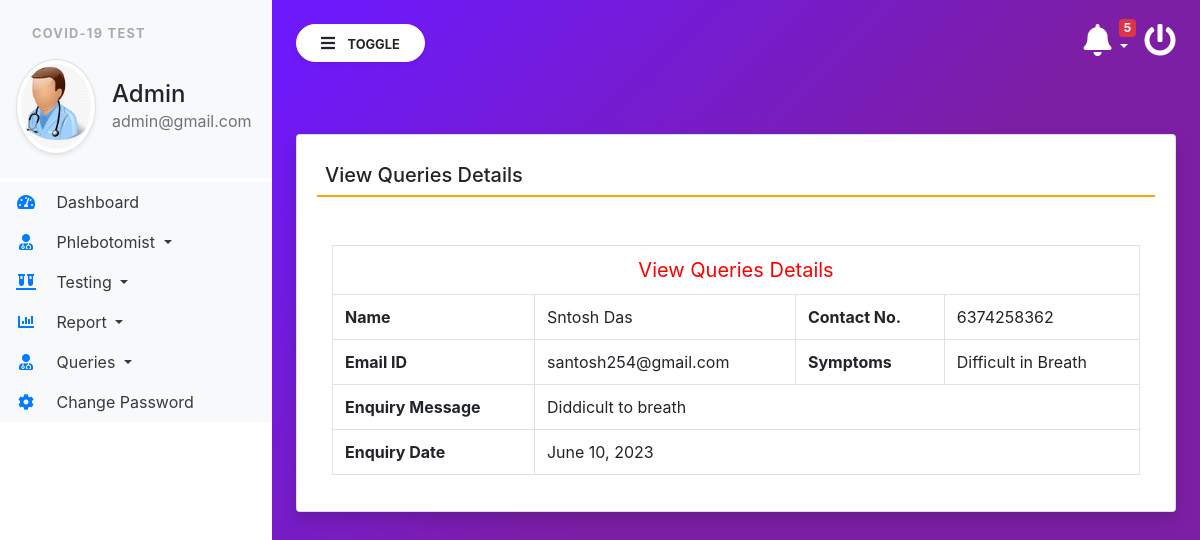
Page /view_queries/8 (signed in) on the committed database.
### covid/models.py (models this page shows, shortened)
class Contact(models.Model):
    name = models.CharField(max_length=100, null=True)
    emailid = models.CharField(max_length=50, null=True)
    contact = models.CharField(max_length=15, null=True)
    symptoms = models.CharField(max_length=150, null=True)
    message = models.CharField(max_length=300, null=True)
    msgdate = models.DateField(null=True)
    isread = models.CharField(max_length=10, null=True)

### covid/views.py (the view)
# urls.py: path('view_queries/<int:pid>', view_queries, name='view_queries'),
def view_queries(request,pid):
    if not request.user.is_authenticated:
        return redirect('login')
    contact = Contact.objects.get(id=pid)
    contact.isread = "yes"
    contact.save()
    return render(request,'view_queries.html', locals())

### covid/templatetags/custom_tag.py (called while the page is built)
@register.filter(name = 'notification')
def notification(obj):
    test  = Testrecord.objects.filter(ReportStatus="Not Processed yet")
    return test

@register.simple_tag()
def notificationcount(*args, **kwargs):
    testcount  = Testrecord.objects.filter(ReportStatus="Not Processed yet").count()
    return testcount

### covid/templates/view_queries.html
{% extends 'admin_base.html' %}
{% block main  %}
<div class="card shadow mt-5">
    <div class="card-body">
        <h5 class="p-2" style="border-bottom: 2px solid orange;">View Queries Details</h5>
        <div class="container-fluid mt-5">
            <table class="table table-bordered">
                <tr align="center">
                    <td colspan="4" style="font-size : 20px; color : red"> View Queries Details</td>
                </tr>
                <tr>
                    <th>Name</th>
                    <td>{{contact.name}}</td>
                    <th>Contact No.</th>
                    <td>{{contact.contact}}</td>
                </tr>
                <tr>
                    <th>Email ID</th>
                    <td>{{contact.emailid}}</td>
                    <th>Symptoms</th>
                    <td>{{contact.symptoms}}</td>
                </tr>
                <tr>
                    <th>Enquiry Message</th>
                    <td colspan="3">{{contact.message}}</td>
                </tr>
                <tr>
                    <th>Enquiry Date</th>
                    <td colspan="3">{{contact.msgdate}}</td>
                </tr>
            </table>
        </div>
    </div>
</div>
{% endblock %}

### covid/templates/admin_base.html (shortened to what this page needs)
{% load static %}
{% load custom_tag %}
<html lang="en">
<head>
    <link rel="stylesheet" href="https://maxcdn.bootstrapcdn.com/bootstrap/4.3.1/css/bootstrap.min.css">
    <link rel="stylesheet" href="https://use.fontawesome.com/releases/v5.6.3/css/all.css"
>
    <link rel="stylesheet" type="text/css" href="{% static 'css/sidebar.css' %}">
</head>
<body>
<div class="vertical-nav bg-white" id="sidebar">
    <div class="py-4 px-3 mb-1 bg-light">
        <p class="font-weight-bold text-uppercase px-3 small dashboard-text">Covid-19 Test</p>
        <div class="media d-flex align-items-center">
            <img src="{% static 'images/admin.jpg' %}" width="80" height="80"
                 class="mr-3 rounded-circle img-thumbnail shadow-sm">
            <div class="media-body">
                <h4 class="mb-0">Admin</h4>
                <p class="text-muted mb-0">{{request.user.email}}</p>
            </div>
        </div>
    </div>
    <ul class="nav flex-column bg-white">
        <li class="nav-item">
            <a href="{% url 'admin_home' %}" class="nav-link text-dark bg-light">
                <i class="fas fa-tachometer-alt fa-fw mr-3 text-primary"></i>
                Dashboard
            </a>
        </li>
        <li class="nav-item dropdown">
            <a class="nav-link dropdown-toggle text-dark bg-light" href="#" id="navbardrop" data-toggle="dropdown">
                <i class="fas fa-user-md mr-3 text-primary fa-fw"></i> Phlebotomist
            </a>
        </li>
        <li class="nav-item dropdown">
            <a class="nav-link dropdown-toggle text-dark bg-light" href="#" id="navbardrop" data-toggle="dropdown">
                <i class="fas fa-vials mr-3 text-primary fa-fw"></i> Testing
            </a>
        </li>
        <li class="nav-item dropdown">
            <a class="nav-link dropdown-toggle text-dark bg-light" href="#" id="navbardrop" data-toggle="dropdown">
                <i class="fas fa-chart-bar mr-3 text-primary fa-fw"></i> Report
            </a>
        </li>
        <li class="nav-item dropdown">
            <a class="nav-link dropdown-toggle text-dark bg-light" href="#" id="navbardrop" data-toggle="dropdown">
                <i class="fas fa-user-md mr-3 text-primary fa-fw"></i> Queries
            </a>
        </li>
        <li class="nav-item">
            <a href="{% url 'changePassword' %}" class="nav-link text-dark bg-light">
                <i class="fas fa-cog mr-3 text-primary fa-fw"></i>
                Change Password
            </a>
        </li>
    </ul>
</div>
<div class="page-content p-4" id="content">
    <a href="/logout" title="logout" class="float-right text-white"><i class="fas fa-power-off fa-2x"></i></a>
    <div class="container">
        <div class="dropdown">
    <a href="" class="float-right text-white pr-3 dropdown-toggle" id="menu1" data-toggle="dropdown"><span class="badge badge-danger">{% notificationcount %}</span><i class="fas fa-bell fa-2x"> </i>
    </a>
    </div>
        </div>
    <button id="sidebarCollapse" type="button" class="btn btn-light bg-white rounded-pill shadow-sm px-4 mb-4">
        <i class="fas fa-bars mr-2"></i>
        <small class="text-uppercase font-weight-bold">Toggle</small>
    </button>
    {% block main %}
    {% endblock %}
</div>
</body>
</html>

### covid/static/css/sidebar.css (style rules this page uses)
body { background-image : linear-gradient(135.9deg,rgba(109,25,252,1) 16.4%,rgba(125,31,165,1) 56.1%); min-height:100vh; }
.vertical-nav { min-width : 17rem; width : 17rem; height:100vh; position:fixed; top:0; left:0; transition: all 0.4s; }
.page-content { width:calc(100% - 17rem); margin-left:17rem; transition:all 0.4s; }
.dashboard-text { letter-spacing : 0.1em; color : #aaa; }
.badge { position: absolute; top: -5px; right: 25px; }

### rows in the picture
Contact: name "Sntosh Das", contact "6374258362", emailid "santosh254@gmail.com", symptoms "Difficult in Breath", message "Diddicult to breath", msgdate "June 10, 2023"

### other values in the picture
{{ request.user.email }} "admin@gmail.com"
